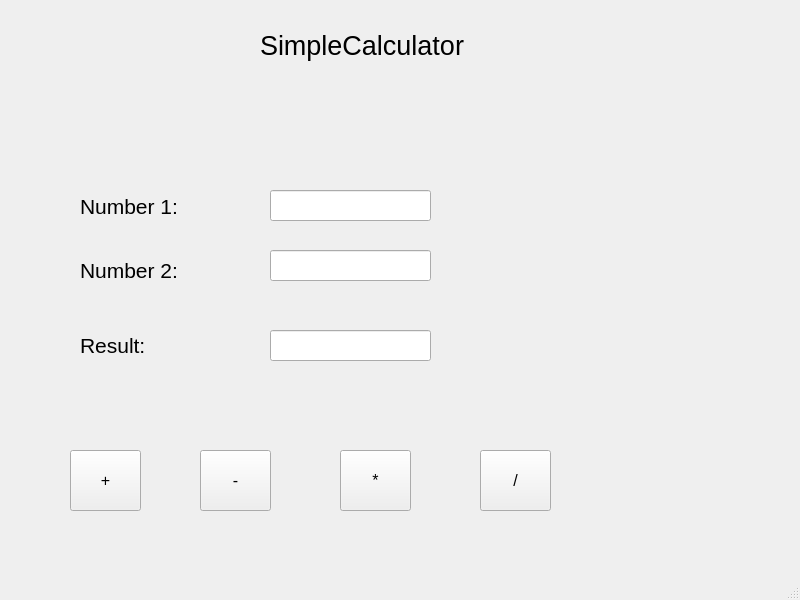
<?xml version="1.0" encoding="UTF-8"?>
<ui version="4.0">
 <class>calculator</class>
 <widget class="QMainWindow" name="calculator">
  <property name="geometry">
   <rect>
    <x>0</x>
    <y>0</y>
    <width>800</width>
    <height>600</height>
   </rect>
  </property>
  <property name="windowTitle">
   <string>calculator</string>
  </property>
  <widget class="QWidget" name="centralwidget">
   <widget class="QLabel" name="label">
    <property name="geometry">
     <rect>
      <x>260</x>
      <y>20</y>
      <width>261</width>
      <height>51</height>
     </rect>
    </property>
    <property name="font">
     <font>
      <pointsize>20</pointsize>
     </font>
    </property>
    <property name="text">
     <string>SimpleCalculator</string>
    </property>
   </widget>
   <widget class="QLabel" name="num1Label">
    <property name="geometry">
     <rect>
      <x>80</x>
      <y>196</y>
      <width>131</width>
      <height>21</height>
     </rect>
    </property>
    <property name="font">
     <font>
      <pointsize>16</pointsize>
     </font>
    </property>
    <property name="text">
     <string>Number 1:</string>
    </property>
   </widget>
   <widget class="QLabel" name="num2Label">
    <property name="geometry">
     <rect>
      <x>80</x>
      <y>260</y>
      <width>131</width>
      <height>21</height>
     </rect>
    </property>
    <property name="font">
     <font>
      <pointsize>16</pointsize>
     </font>
    </property>
    <property name="text">
     <string>Number 2:</string>
    </property>
   </widget>
   <widget class="QLabel" name="label_2">
    <property name="geometry">
     <rect>
      <x>80</x>
      <y>320</y>
      <width>91</width>
      <height>51</height>
     </rect>
    </property>
    <property name="font">
     <font>
      <pointsize>16</pointsize>
     </font>
    </property>
    <property name="text">
     <string>Result:</string>
    </property>
   </widget>
   <widget class="QLineEdit" name="num1lineEdit">
    <property name="geometry">
     <rect>
      <x>270</x>
      <y>190</y>
      <width>161</width>
      <height>31</height>
     </rect>
    </property>
    <property name="font">
     <font>
      <pointsize>12</pointsize>
     </font>
    </property>
   </widget>
   <widget class="QLineEdit" name="num2lineEdit">
    <property name="geometry">
     <rect>
      <x>270</x>
      <y>250</y>
      <width>161</width>
      <height>31</height>
     </rect>
    </property>
    <property name="font">
     <font>
      <pointsize>12</pointsize>
     </font>
    </property>
   </widget>
   <widget class="QLineEdit" name="Resultlineedit">
    <property name="geometry">
     <rect>
      <x>270</x>
      <y>330</y>
      <width>161</width>
      <height>31</height>
     </rect>
    </property>
    <property name="font">
     <font>
      <pointsize>12</pointsize>
     </font>
    </property>
   </widget>
   <widget class="QPushButton" name="addButton">
    <property name="geometry">
     <rect>
      <x>70</x>
      <y>450</y>
      <width>71</width>
      <height>61</height>
     </rect>
    </property>
    <property name="font">
     <font>
      <pointsize>12</pointsize>
     </font>
    </property>
    <property name="text">
     <string>+</string>
    </property>
   </widget>
   <widget class="QPushButton" name="multiplyButton">
    <property name="geometry">
     <rect>
      <x>340</x>
      <y>450</y>
      <width>71</width>
      <height>61</height>
     </rect>
    </property>
    <property name="font">
     <font>
      <pointsize>12</pointsize>
     </font>
    </property>
    <property name="text">
     <string>*</string>
    </property>
   </widget>
   <widget class="QPushButton" name="divideButton">
    <property name="geometry">
     <rect>
      <x>480</x>
      <y>450</y>
      <width>71</width>
      <height>61</height>
     </rect>
    </property>
    <property name="font">
     <font>
      <pointsize>12</pointsize>
     </font>
    </property>
    <property name="text">
     <string>/</string>
    </property>
   </widget>
   <widget class="QPushButton" name="subtractButton">
    <property name="geometry">
     <rect>
      <x>200</x>
      <y>450</y>
      <width>71</width>
      <height>61</height>
     </rect>
    </property>
    <property name="font">
     <font>
      <pointsize>12</pointsize>
     </font>
    </property>
    <property name="text">
     <string>-</string>
    </property>
   </widget>
  </widget>
  <widget class="QMenuBar" name="menubar">
   <property name="geometry">
    <rect>
     <x>0</x>
     <y>0</y>
     <width>800</width>
     <height>26</height>
    </rect>
   </property>
  </widget>
  <widget class="QStatusBar" name="statusbar"/>
 </widget>
 <resources/>
 <connections/>
</ui>
